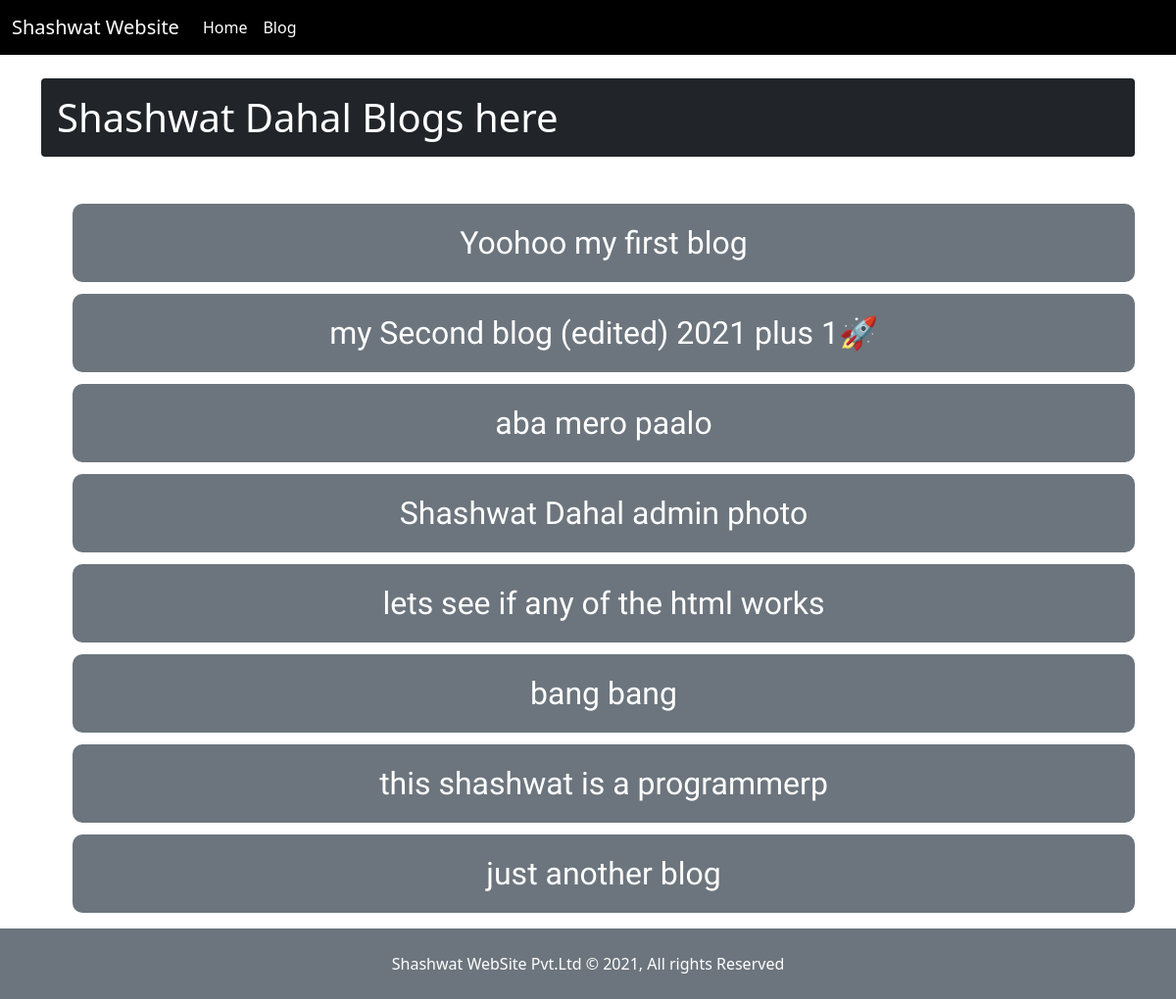
The app's page /blogs/ with its own data.
### blog/models.py (models this page shows)
class BlogPost(models.Model):
    title = models.CharField(max_length=120)
    slug = models.SlugField(unique=True)
    content = RichTextField(blank=True, null=True)

### blog/views.py (the view)
# urls.py: path('', list_blogs, name="blog_list"),
def list_blogs(request):
    template_name = "blog_list.html"
    blogs = BlogPost.objects.all()
    context = {"blogs": blogs}
    return render(request, template_name, context)

### blog/templates/blog_list.html (shortened to what this page needs)
{% extends 'base.html' %}
{% load static %}
{% block link_css %}
<link rel="stylesheet" href="{% static 'scss/blog_list.css' %}">
{% endblock %}
{% block content %}
<section id="blog-list" class="container">
    <h1 class="mt-4 mb-5 p-3 bg-dark text-white rounded">
        Shashwat Dahal Blogs here
    </h1>
    <ul id="blog_lists">
        {% for blog in blogs %}
            <li class="p-3 bg-secondary text-center"><a class="text-white" href="read/{{blog.slug}}">{{blog.title}}</a></li>
        {% endfor %}
    </ul>
</section>
{% endblock %}

### templates/base.html (shortened to what this page needs)
<!doctype html>
<html lang="en">
  <head>
    {% load static %}
    <link href="https://cdn.jsdelivr.net/npm/bootstrap@5.0.0-beta1/dist/css/bootstrap.min.css" rel="stylesheet">
    <link rel="stylesheet" href="{% static 'scss/navbar.css' %}">
    <link rel="stylesheet" href="{% static 'scss/style.css' %}">
    {% block link_css %} {% endblock %}
  </head>
  <body>
      {% include 'partials/_navbar.html' %}
{% block content %}
{% endblock %}
{% include 'partials/_footer.html' %}
  </body>
</html>

### templates/partials/_navbar.html (shortened to what this page needs)
<nav id="main-nav" class="navbar navbar-expand-lg navbar-light bg-light">
    <div class="container-fluid">
      <a class="navbar-brand" href="#">Shashwat Website</a>
        <ul class="navbar-nav me-auto mb-2 mb-lg-0">
          <li class="nav-item">
            <a class="nav-link active" aria-current="page" href="{% url 'home' %}">Home</a>
          </li>
          <li class="nav-item">
            <a class="nav-link active" aria-current="page" href="{% url 'blog_list' %}">Blog</a>
          </li>
  </nav>

### templates/partials/_footer.html
<footer class="bg-secondary text-white p-2 text-center">
    <p class="mt-3">Shashwat WebSite Pvt.Ltd &copy; 2021, All rights Reserved</p>
</footer>

### static/scss/navbar.css (style rules this page uses)
#main-nav { background: black !important; }
#main-nav h1, #main-nav a { color: white !important; }

### blog/static/scss/blog_list.css (style rules this page uses)
#blog_lists { font-size: 2rem; list-style: none; font-family: "Monda", sans-serif; }
#blog_lists li { margin: 0.75rem 0; border-radius: 10px; }
#blog_lists a { text-decoration: none; font-weight: xx-large; }

### records on screen
BlogPost: title "Yoohoo my first blog"
BlogPost: title "my Second blog (edited) 2021 plus 1🚀"
BlogPost: title "aba mero paalo"
BlogPost: title "Shashwat Dahal admin photo"
BlogPost: title "lets see if any of the html works"
BlogPost: title "bang bang"
BlogPost: title "this shashwat is a programmerp"
BlogPost: title "just another blog"
